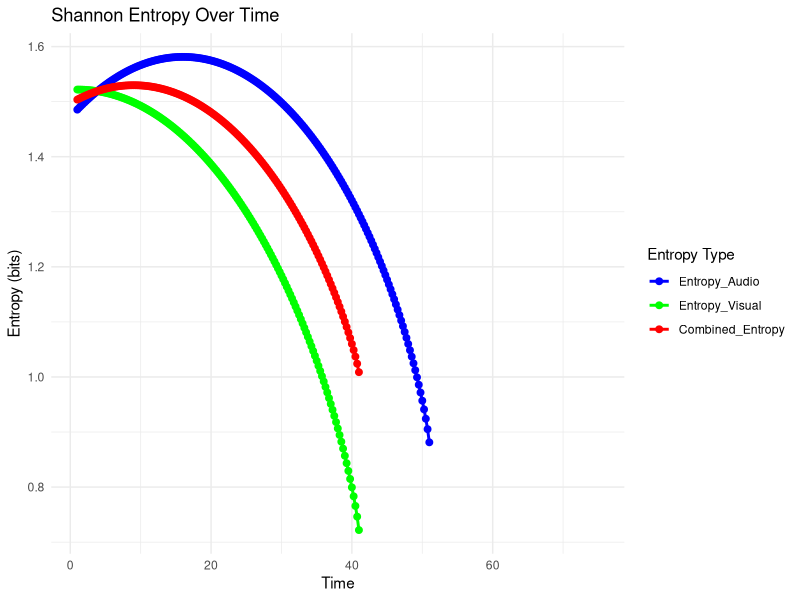

This chart was generated by the following R code:
# This R script aims to show how perceptual entropy of modalities changes as,
# the amount of time exposed to a stimulus.
# For the sake of explanation, auditory and visual modalities are chosen,
# yet these can be adapted for other sensory modalities


# Load necessary library for plotting
library(ggplot2)

# Shannon's entropy function
shannon_entropy <- function(p) {
  -sum(p * log2(p + 1e-10) )  # Add a small number to avoid log(0)
}

# Generating 75 time points using seq()
time_points <- seq(1, 75, by = 0.25)

# Creating probability distributions that change gradually
p_audio_list <- lapply(time_points, function(t) {
  c(0.2 + 0.01 * (t - 1), 0.5 - 0.01 * (t - 1), 0.3)
})

p_visual_list <- lapply(time_points, function(t) {
  c(0.4 - 0.01 * (t - 1), 0.4 + 0.01 * (t - 1), 0.2)
})

# Calculate entropy for each time point
entropy_audio <- sapply(p_audio_list, shannon_entropy)
entropy_visual <- sapply(p_visual_list, shannon_entropy)

# Combine entropy by averaging audio and visual entropy
combined_entropy <- (entropy_audio + entropy_visual) / 2  # You can also use weighted averages if needed

# Create a data frame for plotting
entropy_df <- data.frame(
  Time = time_points,
  Entropy_Audio = entropy_audio,
  Entropy_Visual = entropy_visual,
  Combined_Entropy = combined_entropy
)

# Reshape the data for ggplot
library(reshape2)
entropy_long <- melt(entropy_df, id.vars = "Time", variable.name = "Type", value.name = "Entropy")

# Plotting the entropy lines
ggplot(entropy_long, aes(x = Time, y = Entropy, color = Type)) +
  geom_line(size = 1) +  # Lines for each entropy type
  geom_point(size = 2) +  # Points for each observation
  labs(title = "Shannon Entropy Over Time",
       x = "Time",
       y = "Entropy (bits)",
       color = "Entropy Type") +
  theme_minimal() +
  scale_color_manual(values = c("blue", "green", "red"))  # Custom colors for different entropy types

